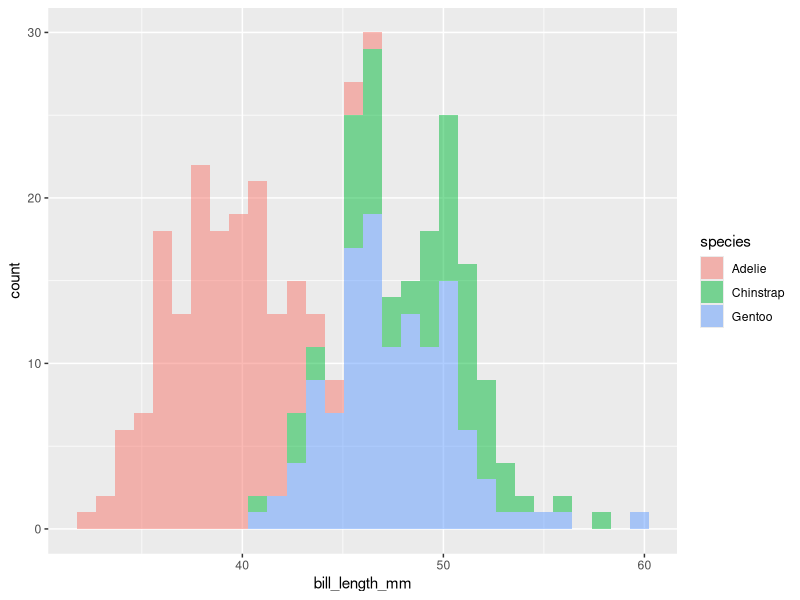
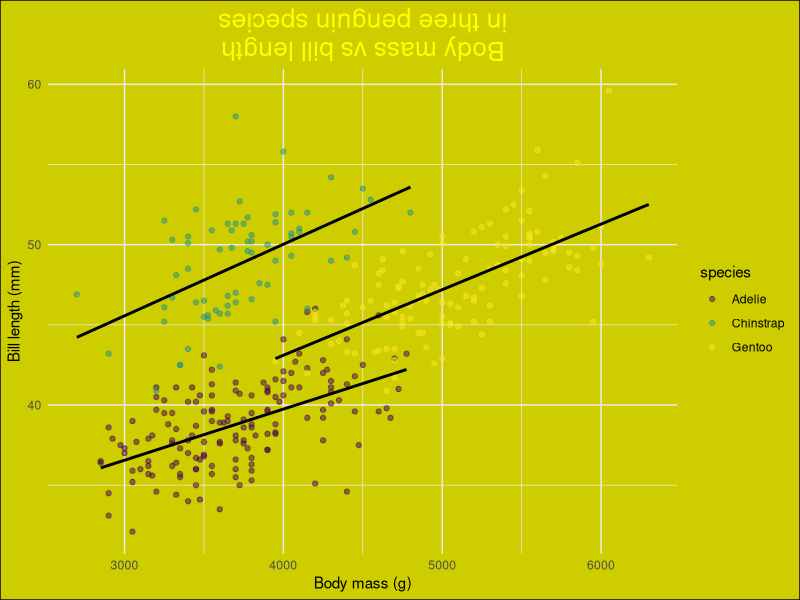
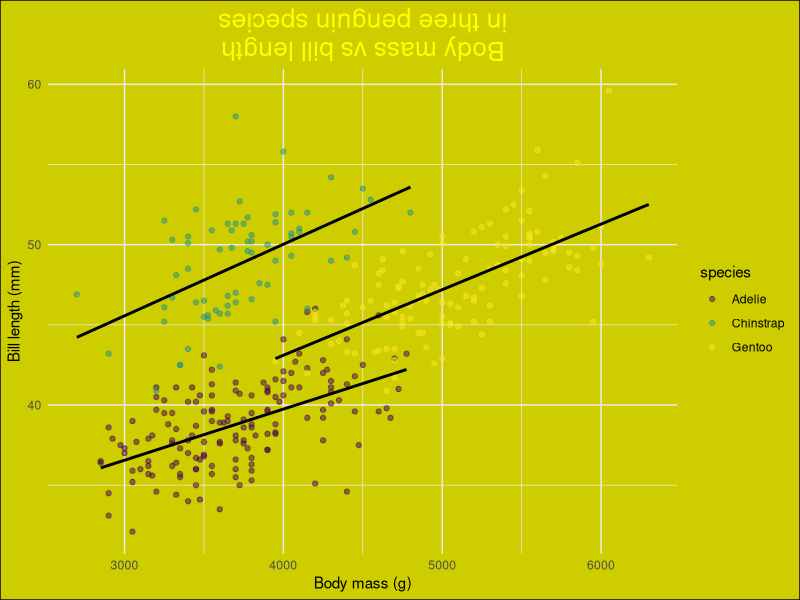

Recreate these plots in R, in order.
library(tidyverse)
library(palmerpenguins)
penguins %>%  glimpse

#look at a single variable
ggplot(penguins,aes(x=bill_length_mm,fill=species)) +
  geom_histogram(alpha=.5)

#not all chart types need (or can even accept) both x and y aesthetics

# body mass vs bill length (basic scatterplot)

ggplot(penguins,aes(x=body_mass_g,y=bill_length_mm)) +
  geom_point(aes(color=species),alpha=.5) +
  geom_smooth(method="lm",aes(group=species),color="black",se=FALSE) +
  labs(x="Body mass (g)",
       y="Bill length (mm)",
       color="species",
       title="Body mass vs bill length\nin three penguin species") +
  theme_minimal() +
  theme(plot.title = element_text(hjust=.5,angle=180,color="Yellow",size=19),
        plot.background = element_rect(fill="yellow3")) +
  scale_color_viridis_d()

ggsave("myplot.jpg",width = 6,height = 5,dpi =300)